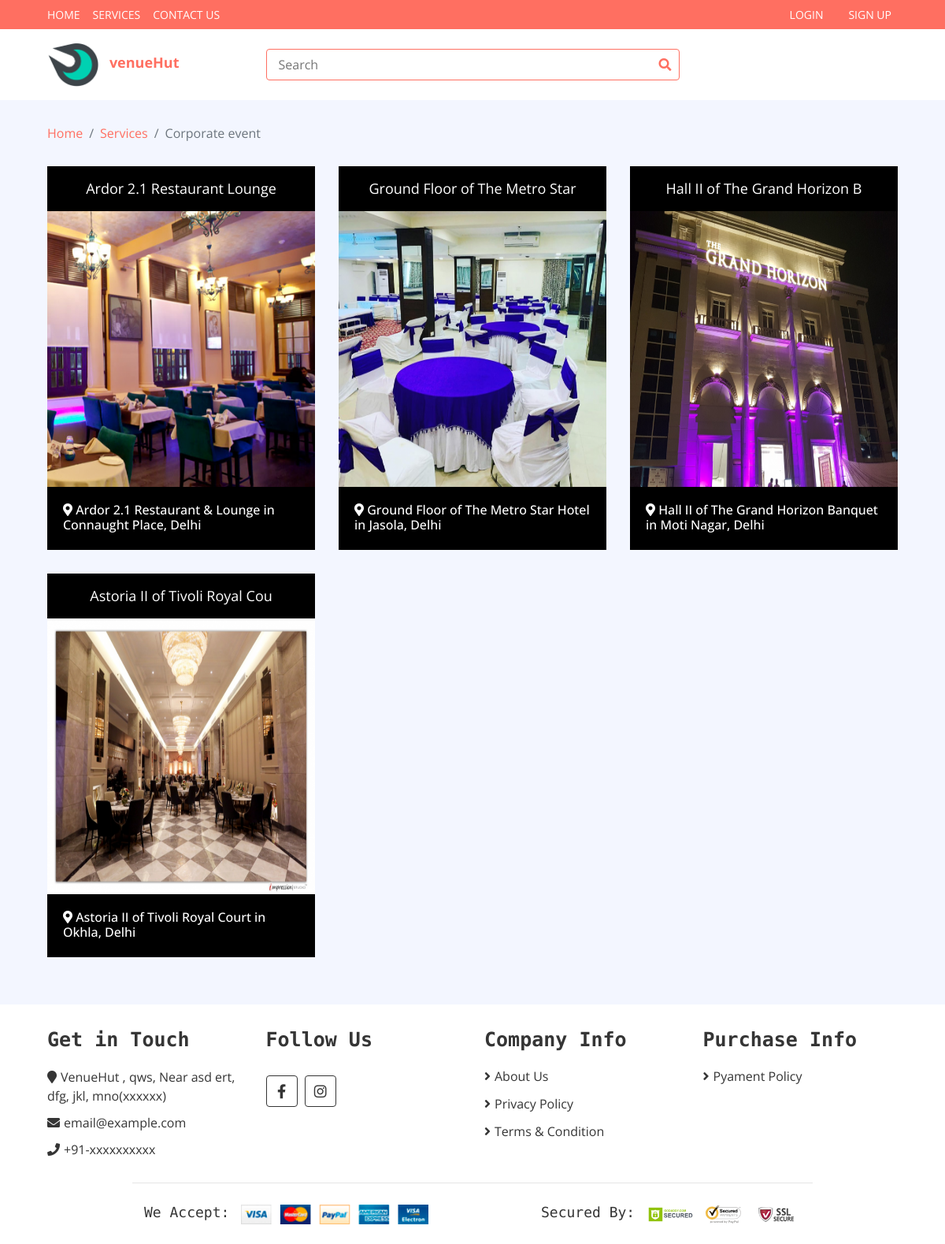
/venue.php?id=6, run on the app's committed database.
### tables this page shows
CREATE TABLE `services` (
  `service_Id` int(11) NOT NULL,
  `service_name` varchar(30) NOT NULL,
  `service_description` varchar(255) NOT NULL,
  `service_Image` varchar(255) NOT NULL
);

CREATE TABLE `venues` (
  `venue_id` int(11) NOT NULL,
  `user_id` int(11) NOT NULL,
  `service_Id` int(11) NOT NULL,
  `venue_name` varchar(30) NOT NULL,
  `venue_location` varchar(100) NOT NULL,
  `venue_description` text NOT NULL,
  `venue_image` varchar(255) NOT NULL,
  `venue_price` varchar(255) NOT NULL
);

### venue.php (the view, shortened to what this page needs)
<?php
include("conn.php");
if (isset($_GET['id'])) {
    $id = $_GET['id'];
    $sql = "SELECT * FROM `services` WHERE `service_Id` = '$id'";
    $result = mysqli_query($conn, $sql);
    while ($row = mysqli_fetch_array($result, MYSQLI_ASSOC)) {
        $service = $row['service_name'];
    }
}
?>
<!DOCTYPE html>
<html lang="en">
<head>
    <link rel="stylesheet" href="https://cdnjs.cloudflare.com/ajax/libs/font-awesome/4.7.0/css/font-awesome.min.css">
    <link href="https://stackpath.bootstrapcdn.com/bootstrap/4.4.1/css/bootstrap.min.css" rel="stylesheet">
    <link href="https://cdnjs.cloudflare.com/ajax/libs/font-awesome/5.10.0/css/all.min.css" rel="stylesheet">
    <link href="lib/slick/slick.css" rel="stylesheet">
    <link href="lib/slick/slick-theme.css" rel="stylesheet">
    <link href="css/style.css" rel="stylesheet">
</head>
<body>
    <div class="nav">
        <div class="container-fluid">
            <nav class="navbar navbar-expand-md bg-dark navbar-dark">
                <div class="collapse navbar-collapse justify-content-between" id="navbarCollapse">
                    <div class="navbar-nav mr-auto">
                        <a href="./index.php" class="nav-item nav-link">Home</a>
                        <a href="./index.php#services" class="nav-item nav-link">Services</a>
                        <a href="./contact.php" class="nav-item nav-link">Contact Us</a>
                    </div>
                    <div class="navbar-nav-end d-flex">
                        <?php
                        if (isset($_SESSION['user'])) {
                        ?>
                            <a class="nav-item nav-link" href="./logout.php">Logout</a>
                        <?php
                        } else {
                        ?>
                            <a class="nav-item nav-link" href="./login.php">Login</a>
                            <a class="nav-item nav-link" href="./Registration.php">Sign Up</a>
                        <?php
                        }
                        ?>
                    </div>
                </div>
            </nav>
        </div>
    </div>
    <div class="bottom-bar">
        <div class="container-fluid">
            <div class="row align-items-center">
                <div class="col-md-3">
                    <div class="logo">
                        <a href="index.php">
                            <img src="img/favicon.png" alt="Logo"> <span class="mx-2" style="font-weight: bold; font-size:large;">venueHut</span>
                        </a>
                    </div>
                </div>
                <div class="col-md-6">
                    <form action="./search.php" method="post">
                        <div class="search">
                            <input type="text" placeholder="Search" name="search">
                            <button type="submit"><i class="fa fa-search"></i></button>
                        </div>
                    </form>
                </div>
            </div>
        </div>
    </div>
    <div class="breadcrumb-wrap">
        <div class="container-fluid">
            <ul class="breadcrumb">
                <li class="breadcrumb-item"><a href="./index.php">Home</a></li>
                <li class="breadcrumb-item"><a href="./index.php#services">Services</a></li>
                <li class="breadcrumb-item active"><?php echo $service; ?></li>
            </ul>
        </div>
    </div>
    <div class="product-view">
        <div class="container-fluid">
            <div class="row">
                <div class="col-lg-12">
                    <div class="row">
                        <?php
                        $ssq = "SELECT * FROM `venues` WHERE `service_Id` = $id";
                        $result = mysqli_query($conn, $ssq);
                        while ($row = mysqli_fetch_array($result, MYSQLI_ASSOC)) {
                        ?>
                            <div class="col-md-4">
                                <div class="product-item">
                                    <div class="product-title">
                                        <a href="#"><?php echo $row['venue_name']; ?></a>
                                    </div>
                                    <div class="product-image">
                                        <a href="./venue-detail.php?id=<?php echo $row['venue_id']; ?>">
                                            <img src="./upload/<?php echo trim($row['venue_image']); ?>" alt="Product Image" height="350px" width="auto">
                                        </a>
                                    </div>
                                    <div class="product-price">
                                        <h3 style="font-size:medium;"><i class="fas fa-map-marker-alt"></i> <?php echo $row['venue_location']; ?></h3>
                                    </div>
                                </div>
                            </div>
                        <?php
                        }
                        ?>
                    </div>
                </div>
            </div>
        </div>
    </div>
    <?php
    include('./footer.php');
    ?>
</body>
</html>

### css/style.css (style rules this page uses)
body { color: #353535; font-family: 'Open Sans', sans-serif; font-weight: 400; background: #f3f6ff; }
a { color: #FF6F61; }
@media (min-width: 992px) { .container-fluid { padding-right: 60px; padding-left: 60px; } }
.nav { position: relative; }
@media (min-width: 992px) { .nav .container-fluid { padding-left: 52px; padding-right: 52px; } }
.nav .navbar { height: 100%; padding: 0; }
@media (min-width: 768px) { .nav, .nav .navbar { background: #FF6F61 !important; } }
@media (min-width: 768px) { .nav .navbar-dark a.nav-link { color: #ffffff; font-size: 14px; text-transform: uppercase; } }
.bottom-bar { padding: 15px 0; background: #ffffff; margin-bottom: 30px; }
.bottom-bar .logo { text-align: left; overflow: hidden; }
.bottom-bar .logo a img { max-height: 60px; }
.bottom-bar .search { width: 100%; }
.bottom-bar .search input[type=text] { width: 100%; height: 40px; padding: 0 15px; color: #666666; border: 1px solid #FF6F61; border-radius: 4px; }
.bottom-bar .search button { position: absolute; width: 40px; height: 38px; top: 1px; right: 16px; padding: 0 15px; border: none; background: none; color: #FF6F61; border-radius: 0 2px 2px 0; }
@media (min-width: 768px) { .bottom-bar { max-height: 90px; } }
.breadcrumb-wrap { position: relative; width: 100%; }
.breadcrumb-wrap .breadcrumb { margin: 0; padding: 0; background: transparent; }
.product-item { position: relative; }
.product-item .product-title { padding: 15px; text-align: center; background: #000000; transition: all .3s; }
.product-item .product-title a, .product-item .product-title .ratting { position: relative; width: 100%; }
.product-item .product-title a { margin-bottom: 5px; color: #ffffff; font-size: 18px; }
.product-item .product-image { position: relative; overflow: hidden; }
.product-item .product-image a { display: block; background: #ffffff; transition: .3s; }
.product-item .product-image img { width: 100%; transition: all .3s; }
.product-item .product-price { padding: 20px; background: #000000; transition: all .3s; }
.product-item .product-price h3 { display: inline-block; color: #ffffff; margin: 0; }
.product-view { position: relative; width: 100%; padding: 30px 0; }
.product-view .product-item { margin-bottom: 30px; }

### data on the page
services: service_name "Corporate event"
venues: venue_name "Ardor 2.1 Restaurant Lounge", venue_image (picture), venue_location "Ardor 2.1 Restaurant & Lounge in Connaught Place, Delhi"
venues: venue_name "Ground Floor of The Metro Star", venue_image (picture), venue_location "Ground Floor of The Metro Star Hotel in Jasola, Delhi"
venues: venue_name "Hall II of The Grand Horizon B", venue_image (picture), venue_location "Hall II of The Grand Horizon Banquet in Moti Nagar, Delhi"
venues: venue_name "Astoria II of Tivoli Royal Cou", venue_image (picture), venue_location "Astoria II of Tivoli Royal Court in Okhla, Delhi"
